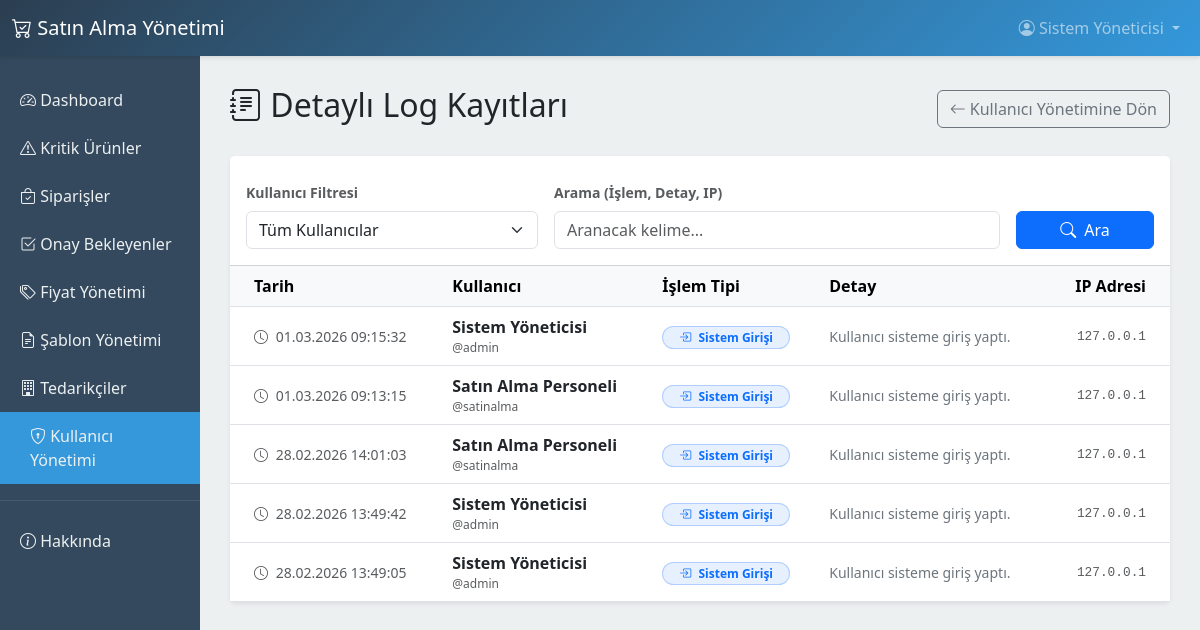
The page /admin/audit (signed in) on the database as committed earlier.
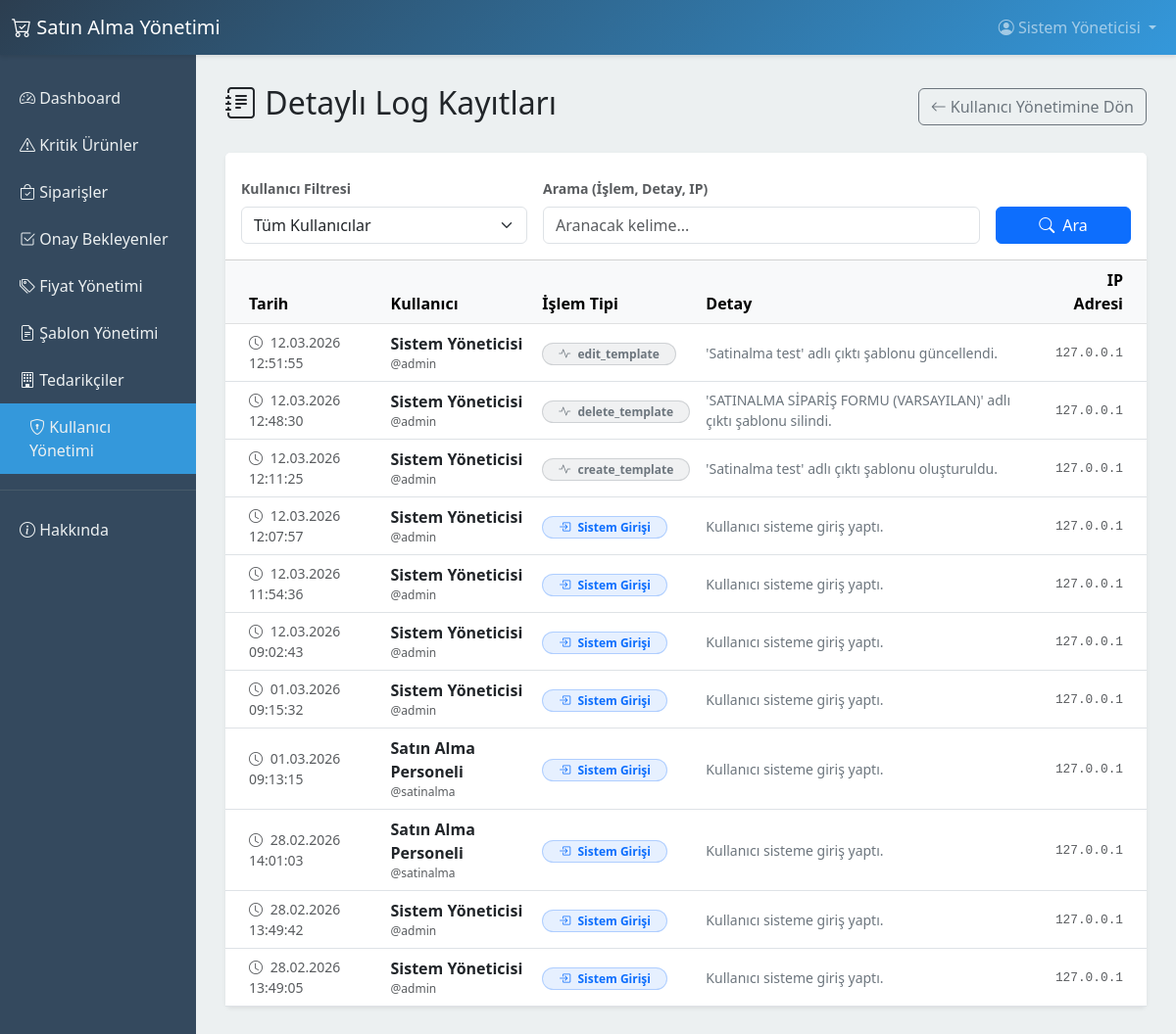
The same page on the database as committed later.
### app/models.py (models this page shows, shortened)
class ActivityLog(db.Model):
    __tablename__ = 'activity_logs'
    id = db.Column(db.Integer, primary_key=True)
    user_id = db.Column(db.Integer, db.ForeignKey('users.id'), nullable=False)
    action = db.Column(db.String(100), nullable=False)  # örn: 'login', 'price_update', 'order_create'
    details = db.Column(db.Text)  # JSON veya metin
    ip_address = db.Column(db.String(50))
    created_at = db.Column(db.DateTime, default=datetime.utcnow)
    user = db.relationship('User', backref=db.backref('activities', lazy='dynamic'))

class User(UserMixin, db.Model):
    __tablename__ = 'users'
    id = db.Column(db.Integer, primary_key=True)
    name = db.Column(db.String(120), nullable=False)
    username = db.Column(db.String(80), unique=True, nullable=False)
    email = db.Column(db.String(120), unique=True)
    password_hash = db.Column(db.String(256), nullable=False)
    role = db.Column(db.String(20), default='purchasing')  # purchasing, manager, admin
    is_active = db.Column(db.Boolean, default=True)
    created_at = db.Column(db.DateTime, default=datetime.utcnow)

### app/routes/admin.py (the view, shortened to what this page needs)
@admin_bp.route('/audit')
@login_required
@roles_required('admin')
def audit_logs():
    page = request.args.get('page', 1, type=int)
    user_id = request.args.get('user_id', '')
    search_term = request.args.get('search', '')
    query = ActivityLog.query
    if user_id:
        query = query.filter_by(user_id=int(user_id))
    logs = query.order_by(ActivityLog.created_at.desc()).paginate(
        page=page, per_page=50, error_out=False
    )
    users = User.query.order_by(User.name).all()
    return render_template('admin/audit.html', logs=logs, users=users, selected_user=user_id, search_term=search_term)

### app/models.py (called while the page is built)
@login_manager.user_loader
def load_user(id):
    return User.query.get(int(id))

### app/templates/admin/audit.html (shortened to what the changed rows need)
{% extends "base.html" %}
{% block content %}
<div class="d-flex justify-content-between align-items-center mb-4">
    <h2><i class="bi bi-journal-text"></i> Detaylı Log Kayıtları</h2>
</div>
<div class="card shadow-sm border-0 mb-4">
    <div class="card-body p-0">
        <div class="table-responsive">
            <table class="table table-hover align-middle mb-0">
                <thead class="table-light">
                    <tr>
                        <th class="ps-4">Tarih</th>
                        <th>Kullanıcı</th>
                        <th>İşlem Tipi</th>
                        <th>Detay</th>
                        <th class="pe-4 text-end">IP Adresi</th>
                    </tr>
                </thead>
                <tbody>
                    {% for log in logs.items %}
                    <tr>
                        <td class="ps-4 text-muted small"><i class="bi bi-clock me-1"></i> {{
                            log.created_at.strftime('%d.%m.%Y %H:%M:%S') }}</td>
                        <td>
                            <div class="fw-bold">{{ log.user.name }}</div>
                            <div class="text-muted" style="font-size:0.75rem;">@{{ log.user.username }}</div>
                        </td>
                        <td>
                            {% if log.action == 'login' %}
                            <span
                                class="badge bg-primary bg-opacity-10 text-primary border border-primary border-opacity-25 rounded-pill px-3 py-1"><i
                                    class="bi bi-box-arrow-in-right me-1"></i> Sistem Girişi</span>
                            {% elif log.action == 'edit_user' %}
                            <span
                                class="badge bg-danger bg-opacity-10 text-danger border border-danger border-opacity-25 rounded-pill px-3 py-1"><i
                                    class="bi bi-person-gear me-1"></i> Kullanıcı Yetkilendirme</span>
                            {% elif log.action == 'price_update' %}
                            <span
                                class="badge bg-success bg-opacity-10 text-success border border-success border-opacity-25 rounded-pill px-3 py-1"><i
                                    class="bi bi-currency-dollar me-1"></i> Fiyat Güncelleme</span>
                            {% else %}
                            <span
                                class="badge bg-secondary bg-opacity-10 text-secondary border border-secondary border-opacity-25 rounded-pill px-3 py-1"><i
                                    class="bi bi-activity me-1"></i> {{ log.action }}</span>
                            {% endif %}
                        </td>
                        <td class="text-secondary small">{{ log.details }}</td>
                        <td class="pe-4 text-end text-muted font-monospace" style="font-size:0.8rem;">{{ log.ip_address
                            }}</td>
                    </tr>
                    {% endfor %}
                </tbody>
            </table>
        </div>
    </div>
</div>
{% endblock %}

Rows that differ between the two databases and show on the page:
added ActivityLog: created_at "12.03.2026 12:51:55", user.name "Sistem Yöneticisi", user.username "admin", action "edit_template", details "'Satinalma test' adlı çıktı şablonu güncellendi.", ip_address "127.0.0.1"
added ActivityLog: created_at "12.03.2026 12:48:30", user.name "Sistem Yöneticisi", user.username "admin", action "delete_template", details "'SATINALMA SİPARİŞ FORMU (VARSAYILAN)' adlı çıktı şablonu silindi.", ip_address "127.0.0.1"
added ActivityLog: created_at "12.03.2026 12:11:25", user.name "Sistem Yöneticisi", user.username "admin", action "create_template", details "'Satinalma test' adlı çıktı şablonu oluşturuldu.", ip_address "127.0.0.1"
added ActivityLog: created_at "12.03.2026 12:07:57", user.name "Sistem Yöneticisi", user.username "admin", action "login" (drawn), details "Kullanıcı sisteme giriş yaptı.", ip_address "127.0.0.1"
added ActivityLog: created_at "12.03.2026 11:54:36", user.name "Sistem Yöneticisi", user.username "admin", action "login" (drawn), details "Kullanıcı sisteme giriş yaptı.", ip_address "127.0.0.1"
added ActivityLog: created_at "12.03.2026 09:02:43", user.name "Sistem Yöneticisi", user.username "admin", action "login" (drawn), details "Kullanıcı sisteme giriş yaptı.", ip_address "127.0.0.1"
